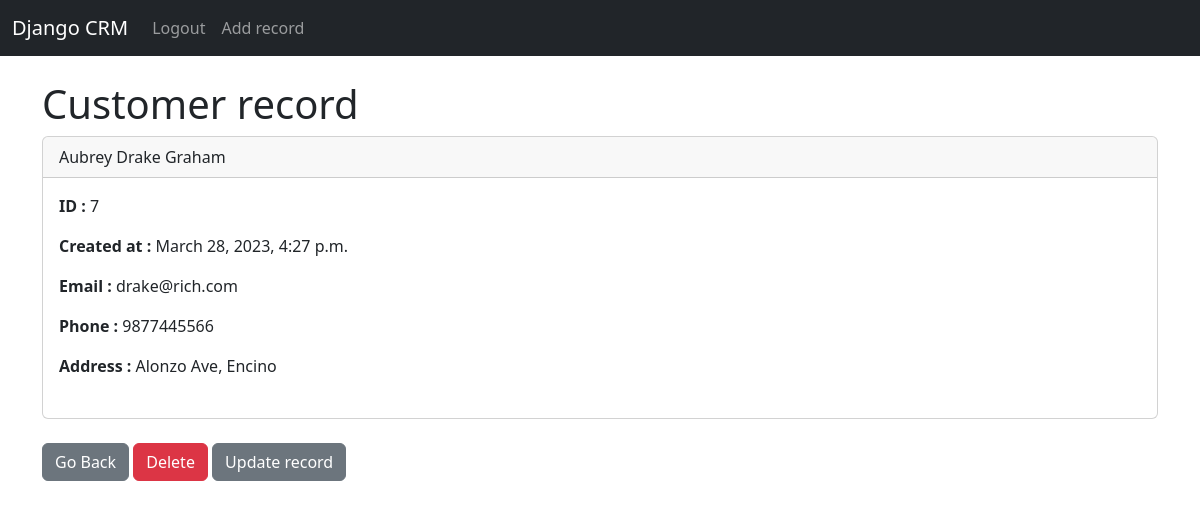
Page /record/7 (signed in) on the committed database.
### crmapp/models.py (models this page shows, shortened)
class Record(models.Model):
    created_at = models.DateTimeField(auto_now_add=True)
    first_name = models.CharField(max_length=50)
    last_name = models.CharField(max_length=50)
    email = models.CharField(max_length=50)
    phone = models.IntegerField()
    address = models.CharField(max_length=100)

### crmapp/views.py (the view)
# urls.py: path('record/<int:pk>',views.customer_record, name='record'),
def customer_record(request, pk):
    if request.user.is_authenticated:
        customer_record = Record.objects.get(id=pk)
        return render(request, 'crmapp/record.html',{'customer_record': customer_record} )
    else:
        messages.success(request, 'Login first')
        return redirect('home')

### crmapp/templates/crmapp/record.html
{% extends 'crmapp/base.html' %}
{% block content %}
<h1>Customer record</h1>
<div class="card">
    <div class="card-header">
      {{ customer_record.first_name }}
      {{ customer_record.last_name }}
    </div>
    <div class="card-body">
      <p class="card-text"><strong>ID : </strong>{{ customer_record.id }}</p>
      <p class="card-text"><strong>Created at : </strong>{{ customer_record.created_at }}</p>
      <p class="card-text"><strong>Email : </strong>{{ customer_record.email }}</p>
      <p class="card-text"><strong>Phone : </strong>{{ customer_record.phone }}</p>
      <p class="card-text"><strong>Address : </strong>{{ customer_record.address }}</p>
    </div>
    <br/>
</div>
<br/>
<a href="{% url 'home' %}" class="btn btn-secondary">Go Back</a>
<a href="{% url 'delete_record' customer_record.id %}" class="btn btn-danger">Delete</a>
<a href="{% url 'update_record' customer_record.id %}" class="btn btn-secondary">Update record</a>
{% endblock %}

### rows in the picture
Record: first_name "Aubrey Drake", last_name "Graham", id "7", created_at "March 28, 2023, 4:27 p.m.", email "drake@rich.com", phone "9877445566", address "Alonzo Ave, Encino"
